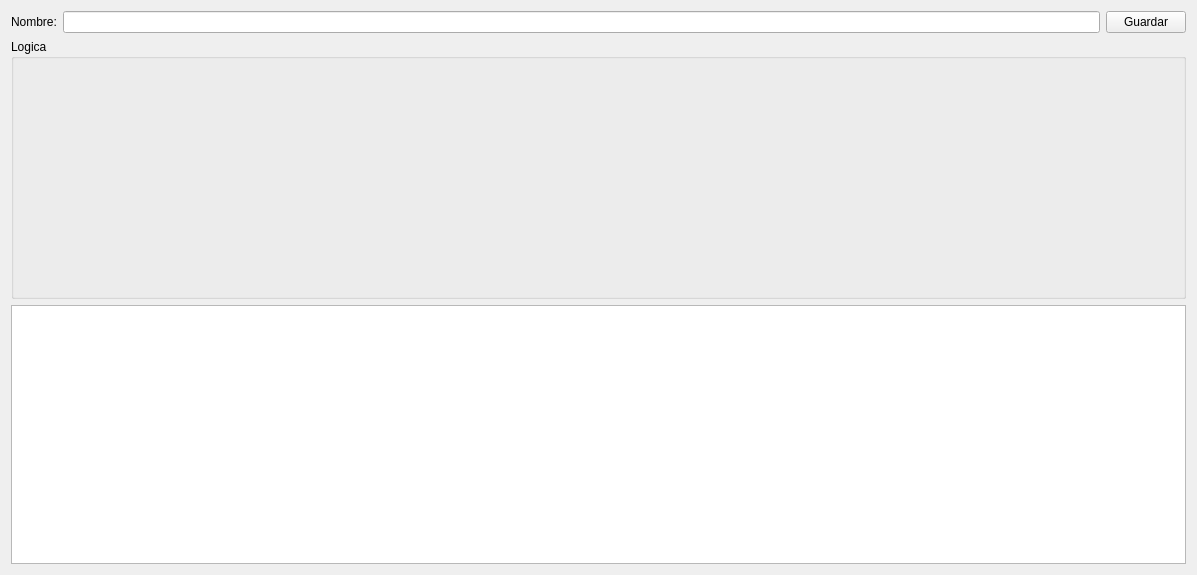
<?xml version="1.0" encoding="UTF-8"?>
<ui version="4.0">
 <class>Form</class>
 <widget class="QWidget" name="Form">
  <property name="geometry">
   <rect>
    <x>0</x>
    <y>0</y>
    <width>1197</width>
    <height>575</height>
   </rect>
  </property>
  <property name="windowTitle">
   <string>Form</string>
  </property>
  <layout class="QVBoxLayout" name="verticalLayout_3">
   <item>
    <layout class="QHBoxLayout" name="horizontalLayout">
     <item>
      <widget class="QLabel" name="label">
       <property name="text">
        <string>Nombre:</string>
       </property>
      </widget>
     </item>
     <item>
      <widget class="QLineEdit" name="lineEdit"/>
     </item>
     <item>
      <widget class="QPushButton" name="pushButton">
       <property name="text">
        <string>Guardar</string>
       </property>
      </widget>
     </item>
    </layout>
   </item>
   <item>
    <widget class="QGroupBox" name="groupBox">
     <property name="title">
      <string>Logica</string>
     </property>
     <property name="flat">
      <bool>false</bool>
     </property>
     <layout class="QVBoxLayout" name="verticalLayout_2">
      <item>
       <layout class="QVBoxLayout" name="verticalLayout">
        <item>
         <spacer name="verticalSpacer">
          <property name="orientation">
           <enum>Qt::Vertical</enum>
          </property>
          <property name="sizeHint" stdset="0">
           <size>
            <width>20</width>
            <height>40</height>
           </size>
          </property>
         </spacer>
        </item>
       </layout>
      </item>
     </layout>
    </widget>
   </item>
   <item>
    <widget class="QTableView" name="tableView"/>
   </item>
  </layout>
 </widget>
 <resources/>
 <connections/>
</ui>
